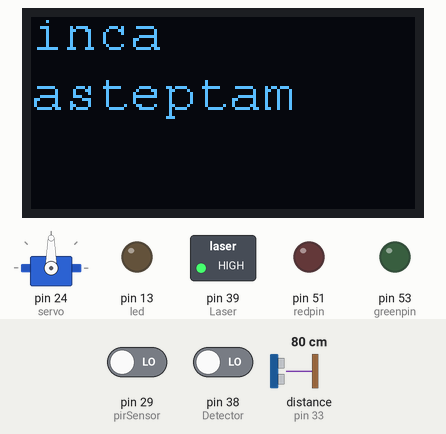
Bench run of a sketch on a simulated Arduino Mega 2560, built with avr-gcc and run on an emulated ATmega2560. Shown: servo, 128×64 one-colour display, switched loads named in the sketch (green lamp = pin HIGH), output pins drawn as LEDs (lit = HIGH). The inputs (shaded band) are chosen by the test bench; at power-on: pin 38 (Detector) LOW, pin 29 (pirSensor) LOW, distance to the obstacle (sensor on pin 33) 80 cm. The echo pulse lasts 58.3 µs per cm; pins used as bus, display or sensor lines are not drawn; what the sketch prints to the serial monitor is not drawn.

Above: at 1.3 s.
1.4 s: pin 38 (Detector) driven HIGH
At 2.4 s:
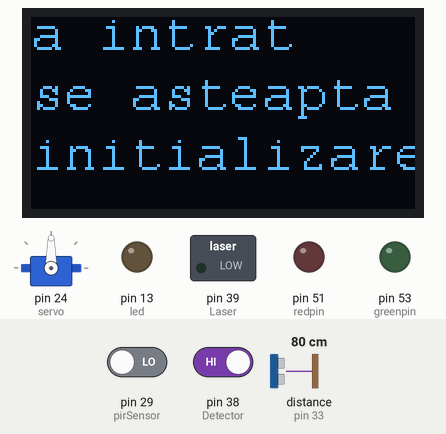
3.0 s: pin 29 (pirSensor) driven HIGH
At 3.7 s:
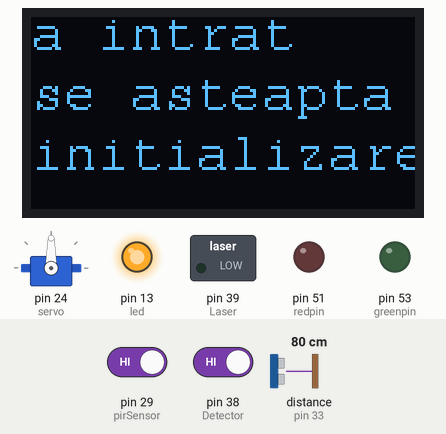
At 8.6 s:
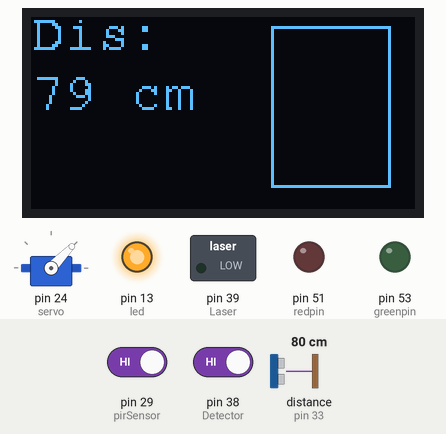
Timing chart, 0 to 25.0 s (numbered marks = the images above; inputs shaded):
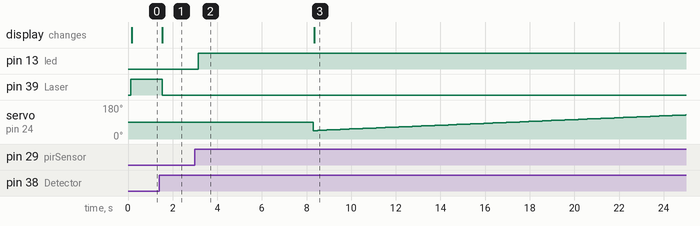

The sketch:

ProjectPMP.ino
```cpp
 #include <Adafruit_GFX.h> // Include core graphics library for the display

#include <Adafruit_SSD1306.h> // Include Adafruit_SSD1306 library to drive the display

Adafruit_SSD1306 display(128, 64); // Create display

#include <Fonts/FreeMonoBold12pt7b.h> // Add a custom font

#include <Fonts/FreeMono9pt7b.h> // Add a custom font


#define echoPin 33 // attach pin D12 Arduino to pin Echo of HC-SR04
#define trigPin 32 //attach pin D13 Arduino to pin Trig of HC-SR04

#include <Servo.h>
Servo servo;
int led = 13;
long duration;
int distance;
int redpin = 51; // pin for red signal
int greenpin = 53; // pin for green signal
int pirSensor=29;
int Laser = 39;
int Detector = 38;

boolean aIntrat=0;
boolean ePersoana=0;
boolean aTerminatDeVerificat=0;
int semn=-1;
int angle=90;
long currentTime=0;
long previousTime=0;
int delayPrincipal=200;
int delayPersoana=5000;

void setup() {
    pinMode(led, OUTPUT);
    pinMode(pirSensor,INPUT);
    pinMode(Laser, OUTPUT);
    pinMode(Detector, INPUT);
    pinMode(redpin, OUTPUT);
    pinMode(greenpin, OUTPUT);
    servo.attach(24);
    servo.write(angle);
    pinMode(trigPin, OUTPUT); // Sets the trigPin as an OUTPUT
    pinMode(echoPin, INPUT); // Sets the echoPin as an INPUT
    delay(100); // This delay is needed to let the display to initialize
    display.begin(SSD1306_SWITCHCAPVCC, 0x3C); // Initialize display with the I2C address of 0x3C
    display.clearDisplay(); // Clear the buffer
    display.setTextColor(WHITE); // Set color of the text
    display.setRotation(0); // Set orientation. Goes from 0, 1, 2 or 3
    display.setTextWrap(false); // By default, long lines of text are set to automatically ΓÇ£wrapΓÇ¥ back to the leftmost column.
    // To override this behavior (so text will run off the right side of the display - useful for
    // scrolling marquee effects), use setTextWrap(false). The normal wrapping behavior is restored
    // with setTextWrap(true).
    display.dim(0); //Set brightness (0 is maximun and 1 is a little dim)
    digitalWrite(Laser, HIGH);
    Serial.begin(9600);
}

void loop() {
  display.clearDisplay(); // Clear the display so we can refresh
  display.setFont(&FreeMono9pt7b); // Set a custom font
  display.setTextSize(0);
  currentTime=millis();
  if(aIntrat==0){
    display.clearDisplay();
     servo.write(angle);
        display.clearDisplay();
        display.setCursor(0, 10);
        display.print("inca");
        display.setCursor(0, 30);
        display.print("asteptam");
        display.display();
      Serial.println(0);
      // Print everything we set previously
      delay(200);
  }
  if(aIntrat==0 && (currentTime-previousTime>=delayPrincipal ) ){

      previousTime=currentTime;
      boolean val = digitalRead(Detector);
      if(val==1){
       aIntrat=1;
      }
  }

  if(aIntrat==1 &&  (currentTime-previousTime>=delayPrincipal) && ePersoana==0){
     display.clearDisplay();
         display.setCursor(0, 10);
         display.print("a intrat");
         display.setCursor(0, 30);
         display.print("se asteapta");
         display.setCursor(0, 50);
         display.print("initializarea");
         display.display();
      Serial.println(0);
    previousTime=currentTime;
    digitalWrite(Laser, LOW);
    int pirValue=digitalRead(pirSensor);
     if (pirValue==1){
         digitalWrite(led, HIGH);
         ePersoana=1;

      }
      else
      {
          digitalWrite(led, LOW);
      }
  }
  if(ePersoana==1 && (currentTime-previousTime>=delayPersoana) && aTerminatDeVerificat==0 ){
    previousTime=currentTime;

    aTerminatDeVerificat=1;
    angle=45;
  }
  if(aTerminatDeVerificat==1 && (currentTime-previousTime>delayPrincipal)){
    previousTime=currentTime;
    afisarePozitie();
  }

}
void afisarePozitie(){
        display.clearDisplay();
        display.setCursor(0, 10);
        display.drawRect(80, 3, 40, 54, WHITE);
        servo.write(angle);
        // Clears the trigPin condition
        // Clears the trigPin
        digitalWrite(trigPin, LOW);
        delayMicroseconds(2);
        // Sets the trigPin on HIGH state for 10 micro seconds
        digitalWrite(trigPin, HIGH);
        delayMicroseconds(10);
        digitalWrite(trigPin, LOW);
        // Reads the echoPin, returns the sound wave travel time in microseconds
        duration = pulseIn(echoPin, HIGH);
        // Calculating the distance
        distance= duration*0.034/2;
        int z=calculareZona(angle,distance);
        Serial.println(z);
        desenareDisplay(z);

        display.setCursor(0, 10);
        display.print("Dis: ");
        display.setCursor(0, 30);
        display.print(distance);
        display.println(" cm");
        display.display(); // Print everything we set previously
        if(angle==45 or angle==135){
          semn=semn*(-1);

        }
        angle=angle+semn;
}

int calculareZona(int unghi, int dist){
  int nr=0;
  if(unghi>=45 && unghi<=70){
    nr=40;
   }
   else if(unghi>70 && unghi<=90){
    nr=30;
   }
   else if(unghi>90 && unghi<=110){
    nr=20;
   }
   else if(unghi>110 ){
    nr=10;
   }
   if(dist<28 && dist>=25){
    nr+=6;
   }
   else if(dist<25 && dist>=20){
    nr+=5;
   }
   else if(dist<20 && dist>=15){
    nr+=4;
   }
   else if(dist<15 && dist>=10){
    nr+=3;
   }
   else if(dist<10 && dist>=5){
    nr+=2;
   }
   else if(dist<5 ){
    nr+=1;
   }
    return nr;
}
void desenareDisplay(int zonad){
  if(zonad==16){
        display.drawRect(80, 3, 10, 9, WHITE);
        analogWrite(redpin,0 );
  }
  else if(zonad==15){
        display.drawRect(80, 12, 10, 9, WHITE);
        analogWrite(redpin,50 );
  }
  else if(zonad==14){
        display.drawRect(80, 21, 10, 9, WHITE);
        analogWrite(redpin,100 );
  }
  else if(zonad==13){
        display.drawRect(80, 30, 10, 9, WHITE);
        analogWrite(redpin,150 );
  }
  else if(zonad==12){
        display.drawRect(80, 39, 10, 9, WHITE);
        analogWrite(redpin,200 );
  }
  else if(zonad==11){
        display.drawRect(80, 48, 10, 9, WHITE);
        analogWrite(redpin,255 );
  }
  else if(zonad==26){
        display.drawRect(90, 3, 10, 9, WHITE);
        analogWrite(redpin,0 );
  }
  else if(zonad==25){
        display.drawRect(90, 12, 10, 9, WHITE);
        analogWrite(redpin,50 );
  }
  else if(zonad==24){
        display.drawRect(90, 21, 10, 9, WHITE);
        analogWrite(redpin,100 );
  }
  else if(zonad==23){
        display.drawRect(90, 30, 10, 9, WHITE);
        analogWrite(redpin,150 );
  }
  else if(zonad==22){
        display.drawRect(90, 39, 10, 9, WHITE);
        analogWrite(redpin,200 );
  }
  else if(zonad==21){
        display.drawRect(90, 48, 10, 9, WHITE);
        analogWrite(redpin,255 );
  }
   else if(zonad==36){
        display.drawRect(100, 3, 10, 9, WHITE);
        analogWrite(redpin,0 );
  }
  else if(zonad==35){
        display.drawRect(100, 12, 10, 9, WHITE);
        analogWrite(redpin,50 );
  }
  else if(zonad==34){
        display.drawRect(100, 21, 10, 9, WHITE);
        analogWrite(redpin,100 );
  }
  else if(zonad==33){
        display.drawRect(100, 30, 10, 9, WHITE);
        analogWrite(redpin,150 );
  }
  else if(zonad==32){
        display.drawRect(100, 39, 10, 9, WHITE);
        analogWrite(redpin,200 );
  }
  else if(zonad==31){
        display.drawRect(100, 48, 10, 9, WHITE);
        analogWrite(redpin,255 );
  }
  else if(zonad==46){
        display.drawRect(110, 3, 10, 9, WHITE);
        analogWrite(redpin,0 );
  }
  else if(zonad==45){
        display.drawRect(110, 12, 10, 9, WHITE);
        analogWrite(redpin,50 );
  }
  else if(zonad==44){
        display.drawRect(110, 21, 10, 9, WHITE);
        analogWrite(redpin,100 );
  }
  else if(zonad==43){
        display.drawRect(110, 30, 10, 9, WHITE);
        analogWrite(redpin,150 );
  }
  else if(zonad==42){
        display.drawRect(110, 39, 10, 9, WHITE);
        analogWrite(redpin,200 );
  }
  else if(zonad==41){
        display.drawRect(110, 48, 10, 9, WHITE);
        analogWrite(redpin,255 );
  }
}
```

Measured:
- after the input at 1.4 s, pin 39 (Laser): HIGH → LOW after 0.14 s; the display: changes after 0.14 s (image 1)
- after the input at 3.0 s, pin 13 (led): LOW → HIGH after 0.14 s; servo on pin 24 (servo): 90° → 45° after 5.3 s, → 46° 0.20 s later, → 47° 0.20 s later, → 48° 0.20 s later, … (84 changes in this stretch)
